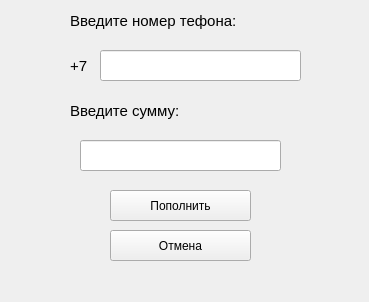
<?xml version="1.0" encoding="UTF-8"?>
<ui version="4.0">
 <class>MobileWindow</class>
 <widget class="QMainWindow" name="MobileWindow">
  <property name="geometry">
   <rect>
    <x>0</x>
    <y>0</y>
    <width>369</width>
    <height>302</height>
   </rect>
  </property>
  <property name="windowTitle">
   <string>MainWindow</string>
  </property>
  <widget class="QWidget" name="centralwidget">
   <widget class="QLineEdit" name="lineEdit">
    <property name="geometry">
     <rect>
      <x>100</x>
      <y>50</y>
      <width>201</width>
      <height>31</height>
     </rect>
    </property>
   </widget>
   <widget class="QPushButton" name="ExitButton">
    <property name="geometry">
     <rect>
      <x>110</x>
      <y>230</y>
      <width>141</width>
      <height>31</height>
     </rect>
    </property>
    <property name="text">
     <string>Отмена</string>
    </property>
   </widget>
   <widget class="QLabel" name="label">
    <property name="geometry">
     <rect>
      <x>70</x>
      <y>10</y>
      <width>231</width>
      <height>21</height>
     </rect>
    </property>
    <property name="font">
     <font>
      <pointsize>11</pointsize>
     </font>
    </property>
    <property name="text">
     <string>Введите номер тефона:</string>
    </property>
    <property name="textFormat">
     <enum>Qt::PlainText</enum>
    </property>
   </widget>
   <widget class="QLabel" name="label_3">
    <property name="geometry">
     <rect>
      <x>70</x>
      <y>50</y>
      <width>31</width>
      <height>31</height>
     </rect>
    </property>
    <property name="font">
     <font>
      <pointsize>11</pointsize>
     </font>
    </property>
    <property name="text">
     <string>+7</string>
    </property>
   </widget>
   <widget class="QLabel" name="label_2">
    <property name="geometry">
     <rect>
      <x>70</x>
      <y>100</y>
      <width>231</width>
      <height>21</height>
     </rect>
    </property>
    <property name="font">
     <font>
      <pointsize>11</pointsize>
     </font>
    </property>
    <property name="text">
     <string>Введите сумму:</string>
    </property>
    <property name="textFormat">
     <enum>Qt::PlainText</enum>
    </property>
   </widget>
   <widget class="QLineEdit" name="lineEdit2">
    <property name="geometry">
     <rect>
      <x>80</x>
      <y>140</y>
      <width>201</width>
      <height>31</height>
     </rect>
    </property>
   </widget>
   <widget class="QPushButton" name="okButton">
    <property name="geometry">
     <rect>
      <x>110</x>
      <y>190</y>
      <width>141</width>
      <height>31</height>
     </rect>
    </property>
    <property name="text">
     <string>Пополнить</string>
    </property>
   </widget>
  </widget>
 </widget>
 <resources/>
 <connections/>
</ui>
